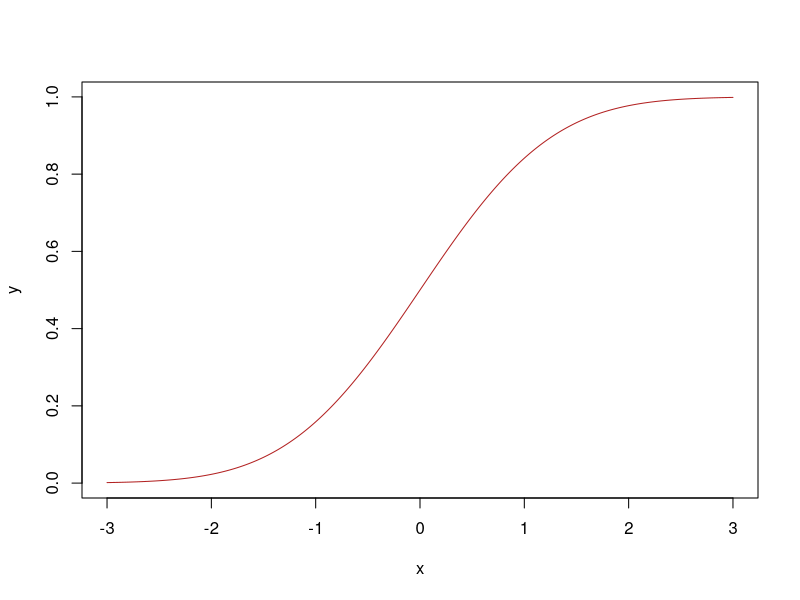

Recreate this plot in R.
#' This comment should show up in the text.
#' The same applies to this text
 
x <- seq(-3, 3, by = .01)
y <- pnorm(x)
plot(x, y, type = 'l', col = 'firebrick')

#' And finally, this comment should be visible as well.